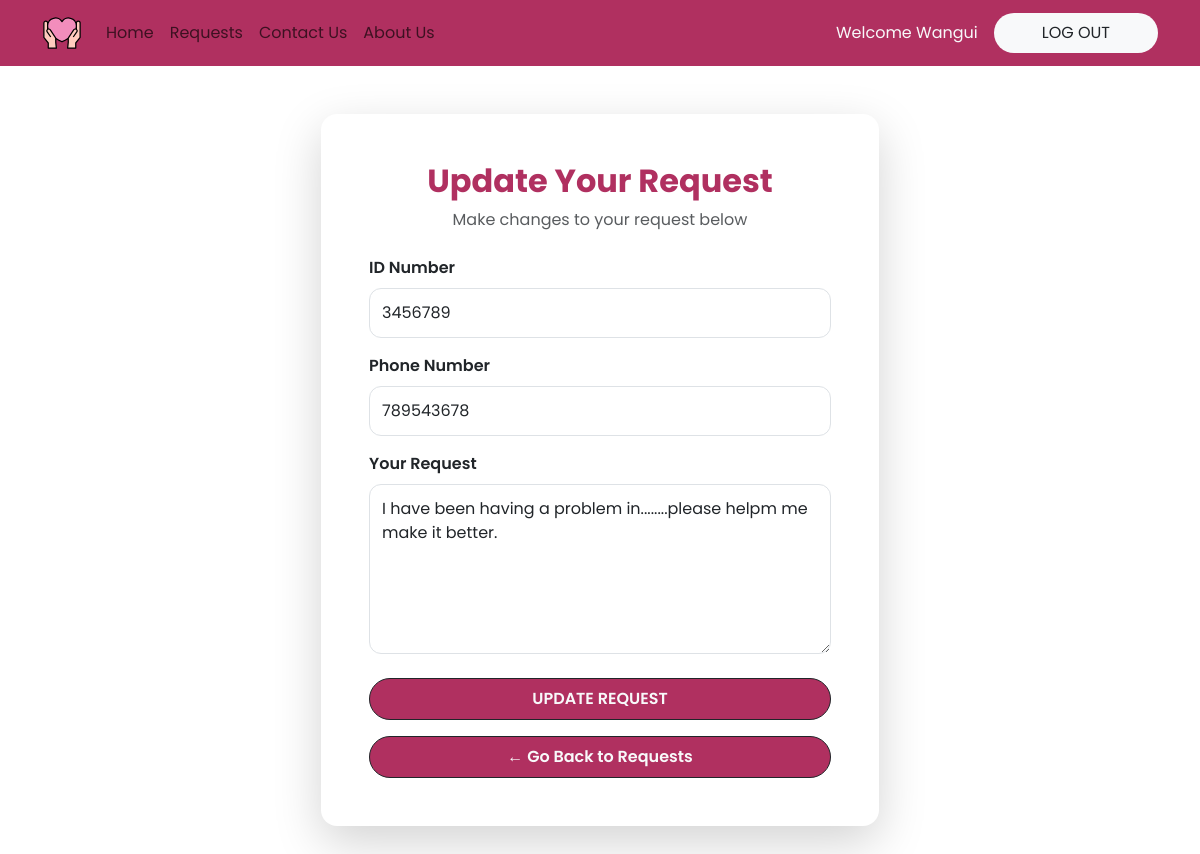
The app's page /beneficiary/updateRequest/6 (signed in), older data.
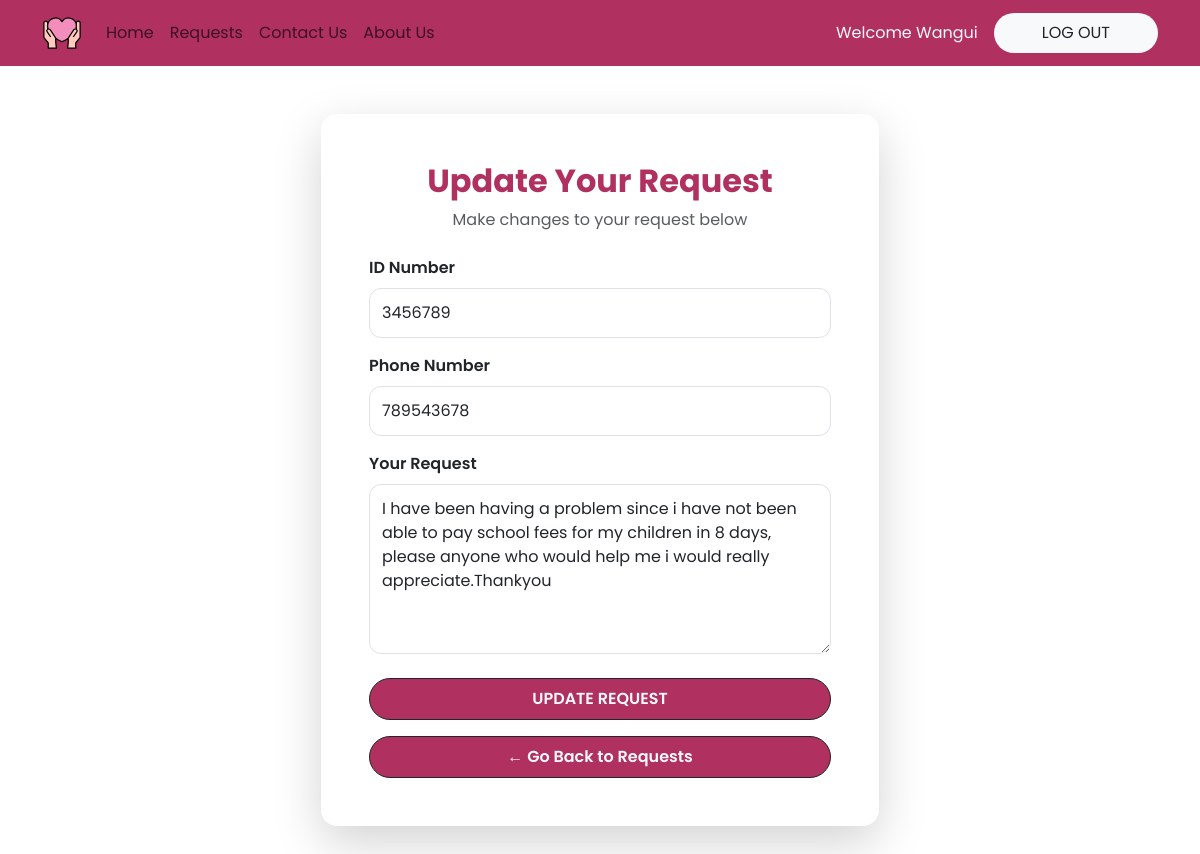
The same page, newer data.
### beneficiary/models.py (models this page shows, shortened)
class Appeal(models.Model):
    STATUS_CHOICES = [
        ('pending', 'Pending'),
        ('donated', 'Donated'),
        ('authorized', 'Authorized'),
    ]
    user = models.ForeignKey(User, on_delete=models.CASCADE)
    idNumber = models.IntegerField()
    PhoneNumber = models.IntegerField()
    request = models.CharField(max_length=1000)
    status = models.CharField(max_length=20, choices=STATUS_CHOICES, default='pending')
    created_at = models.DateField(auto_now_add=True)
    updated_at = models.DateField(auto_now=True)
    is_authorized = models.BooleanField(default=False)

### beneficiary/views.py (the view)
# urls.py: path('updateRequest/<str:pk>' , views.updateRequest , name = 'beneficiaryupdateRequest') ,
@login_required(login_url='beneficiarylogin')
def updateRequest(request , pk):
    try:
        appeal = Appeal.objects.get(id=pk, user=request.user)
    except Appeal.DoesNotExist:
        raise Http404("You are not allowed to edit this request")
    form= AppealForm(instance= appeal)
    if request.method == 'POST':
        form = AppealForm (request.POST, instance=appeal)
        if form.is_valid():
            form.save()
            return redirect ('beneficiaryreadRequests')
    context = {'form': form}
    return render (request, 'beneficiary/updateRequest.html' , context)

### beneficiary/forms.py (shortened to what this page needs)
class  AppealForm(ModelForm):
    class Meta:
        model =  Appeal
        fields = [
             'idNumber',
            'PhoneNumber',
            'request'
        ]
        widgets = {
            'idNumber': forms.NumberInput(attrs={
                'class': 'form-control',
                'placeholder': 'Enter your ID number',
                'required': True
            }),
            'PhoneNumber': forms.NumberInput(attrs={
                'class': 'form-control',
                'placeholder': 'Enter your phone number',
                'required': True
            }),
            'request': forms.Textarea(attrs={
                'class': 'form-control',
                'rows': 6,
                'placeholder': 'Describe your request in detail...',
                'required': True
            }),
        }

### beneficiary/templates/beneficiary/updateRequest.html (shortened to what this page needs)
{% extends 'beneficiary/main.html' %}
{% block content %}
<div class="container min-vh-100 d-flex align-items-center justify-content-center py-5">
  <div class="col-md-8 col-lg-6">
    <div class="card shadow-lg border-0 rounded-4">
      <div class="card-body p-4 p-md-5">
        <div class="text-center mb-4">
          <h2 class="fw-bold textpink mb-2">Update Your Request</h2>
          <p class="text-muted">Make changes to your request below</p>
        </div>
        <form method="POST">
          <div class="mb-3">
            <label class="form-label fw-semibold">ID Number</label>
            {{ form.idNumber }}
          </div>
          <div class="mb-3">
            <label class="form-label fw-semibold">Phone Number</label>
            {{ form.PhoneNumber }}
          </div>
          <div class="mb-4">
            <label class="form-label fw-semibold">Your Request</label>
            {{ form.request }}
          </div>
          <button type="submit" class="btn bgpink btn-outline-dark text-light w-100 py-2 rounded-pill fw-semibold">
            UPDATE REQUEST
          </button>
        </form>
        <div class="text-center mt-3">
          <a href="{% url 'beneficiaryreadRequests' %}"
             class="btn bgpink btn-outline-dark text-light w-100 py-2 rounded-pill fw-semibold">
            ← Go Back to Requests
          </a>
        </div>
      </div>
    </div>
  </div>
</div>
{% endblock %}

Row changes from the older to the newer data that the page shows:
changed Appeal: request "I have been having a problem in........please helpm me make it better." → "…been having a problem since i have not been able to pay school fees for my children in 8 days, please anyone who would help me i would really appreciate.Thankyou"
